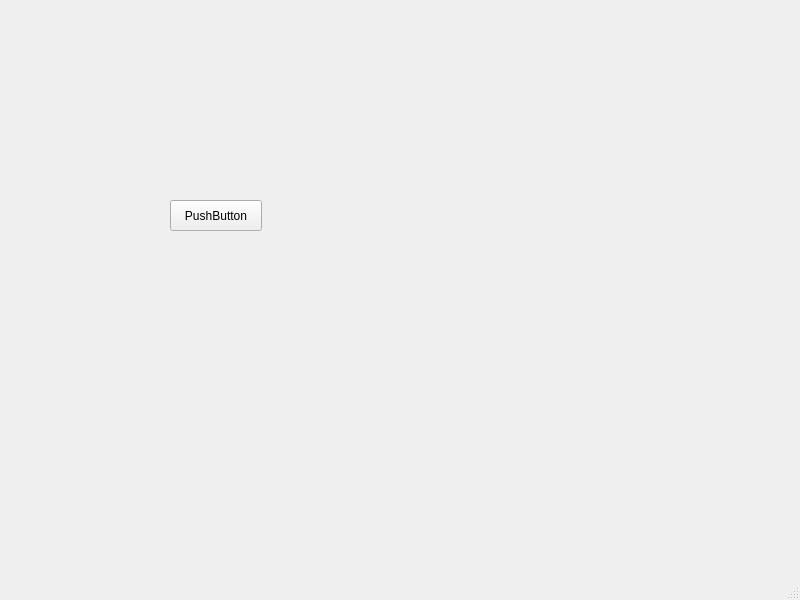
<?xml version="1.0" encoding="UTF-8"?>
<ui version="4.0">
 <class>MainWindow</class>
 <widget class="QMainWindow" name="MainWindow">
  <property name="geometry">
   <rect>
    <x>0</x>
    <y>0</y>
    <width>800</width>
    <height>600</height>
   </rect>
  </property>
  <property name="windowTitle">
   <string>MainWindow</string>
  </property>
  <widget class="QWidget" name="centralwidget">
   <widget class="QPushButton" name="pushButton">
    <property name="geometry">
     <rect>
      <x>170</x>
      <y>200</y>
      <width>92</width>
      <height>31</height>
     </rect>
    </property>
    <property name="text">
     <string>PushButton</string>
    </property>
   </widget>
  </widget>
  <widget class="QMenuBar" name="menubar">
   <property name="geometry">
    <rect>
     <x>0</x>
     <y>0</y>
     <width>800</width>
     <height>29</height>
    </rect>
   </property>
  </widget>
  <widget class="QStatusBar" name="statusbar"/>
 </widget>
 <resources/>
 <connections/>
</ui>
